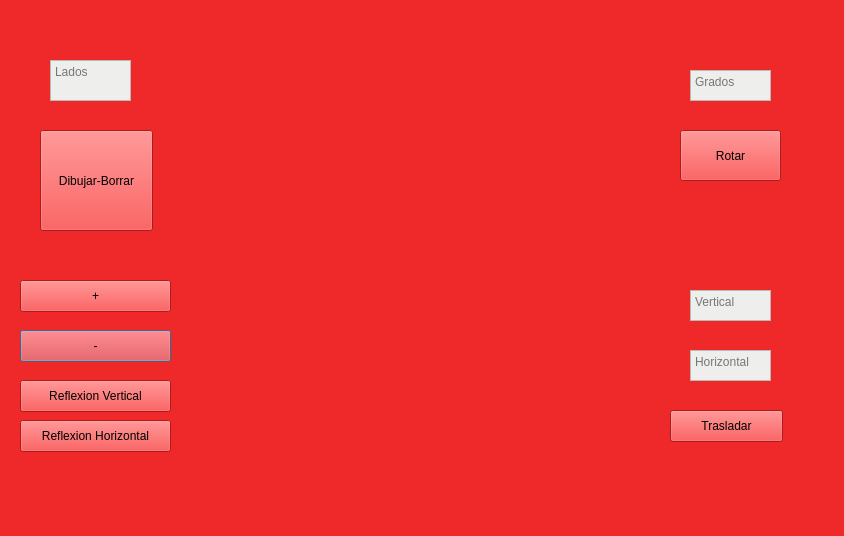
<?xml version="1.0" encoding="UTF-8"?>
<ui version="4.0">
 <class>poligononlados</class>
 <widget class="QDialog" name="poligononlados">
  <property name="geometry">
   <rect>
    <x>0</x>
    <y>0</y>
    <width>844</width>
    <height>536</height>
   </rect>
  </property>
  <property name="windowTitle">
   <string>Poligono</string>
  </property>
  <property name="styleSheet">
   <string notr="true">background-color: rgb(239, 41, 41);</string>
  </property>
  <widget class="QPushButton" name="pushButton_5">
   <property name="geometry">
    <rect>
     <x>20</x>
     <y>330</y>
     <width>151</width>
     <height>32</height>
    </rect>
   </property>
   <property name="text">
    <string>-</string>
   </property>
  </widget>
  <widget class="QPushButton" name="pushButton">
   <property name="enabled">
    <bool>true</bool>
   </property>
   <property name="geometry">
    <rect>
     <x>40</x>
     <y>130</y>
     <width>113</width>
     <height>101</height>
    </rect>
   </property>
   <property name="text">
    <string>Dibujar-Borrar</string>
   </property>
  </widget>
  <widget class="QPushButton" name="pushButton_4">
   <property name="geometry">
    <rect>
     <x>20</x>
     <y>280</y>
     <width>151</width>
     <height>32</height>
    </rect>
   </property>
   <property name="text">
    <string>+</string>
   </property>
  </widget>
  <widget class="QPushButton" name="pushButton_7">
   <property name="geometry">
    <rect>
     <x>20</x>
     <y>380</y>
     <width>151</width>
     <height>32</height>
    </rect>
   </property>
   <property name="text">
    <string>Reflexion Vertical</string>
   </property>
  </widget>
  <widget class="QTextEdit" name="boxXinicio">
   <property name="geometry">
    <rect>
     <x>690</x>
     <y>350</y>
     <width>81</width>
     <height>31</height>
    </rect>
   </property>
   <property name="styleSheet">
    <string notr="true">background-color: rgb(238, 238, 236);</string>
   </property>
   <property name="placeholderText">
    <string>Horizontal</string>
   </property>
  </widget>
  <widget class="QPushButton" name="pushButton_3">
   <property name="geometry">
    <rect>
     <x>680</x>
     <y>130</y>
     <width>101</width>
     <height>51</height>
    </rect>
   </property>
   <property name="text">
    <string>Rotar</string>
   </property>
  </widget>
  <widget class="QPushButton" name="pushButton_2">
   <property name="geometry">
    <rect>
     <x>670</x>
     <y>410</y>
     <width>113</width>
     <height>32</height>
    </rect>
   </property>
   <property name="text">
    <string>Trasladar</string>
   </property>
  </widget>
  <widget class="QPushButton" name="pushButton_6">
   <property name="geometry">
    <rect>
     <x>20</x>
     <y>420</y>
     <width>151</width>
     <height>32</height>
    </rect>
   </property>
   <property name="text">
    <string>Reflexion Horizontal</string>
   </property>
  </widget>
  <widget class="QTextEdit" name="boxGrados">
   <property name="geometry">
    <rect>
     <x>690</x>
     <y>70</y>
     <width>81</width>
     <height>31</height>
    </rect>
   </property>
   <property name="styleSheet">
    <string notr="true">background-color: rgb(238, 238, 236);</string>
   </property>
   <property name="placeholderText">
    <string>Grados</string>
   </property>
  </widget>
  <widget class="QTextEdit" name="boxLados">
   <property name="geometry">
    <rect>
     <x>50</x>
     <y>60</y>
     <width>81</width>
     <height>41</height>
    </rect>
   </property>
   <property name="styleSheet">
    <string notr="true">background-color: rgb(238, 238, 236);</string>
   </property>
   <property name="placeholderText">
    <string>Lados</string>
   </property>
  </widget>
  <widget class="QTextEdit" name="boxYinicio">
   <property name="geometry">
    <rect>
     <x>690</x>
     <y>290</y>
     <width>81</width>
     <height>31</height>
    </rect>
   </property>
   <property name="styleSheet">
    <string notr="true">background-color: rgb(238, 238, 236);</string>
   </property>
   <property name="placeholderText">
    <string>Vertical</string>
   </property>
  </widget>
 </widget>
 <resources/>
 <connections/>
</ui>
